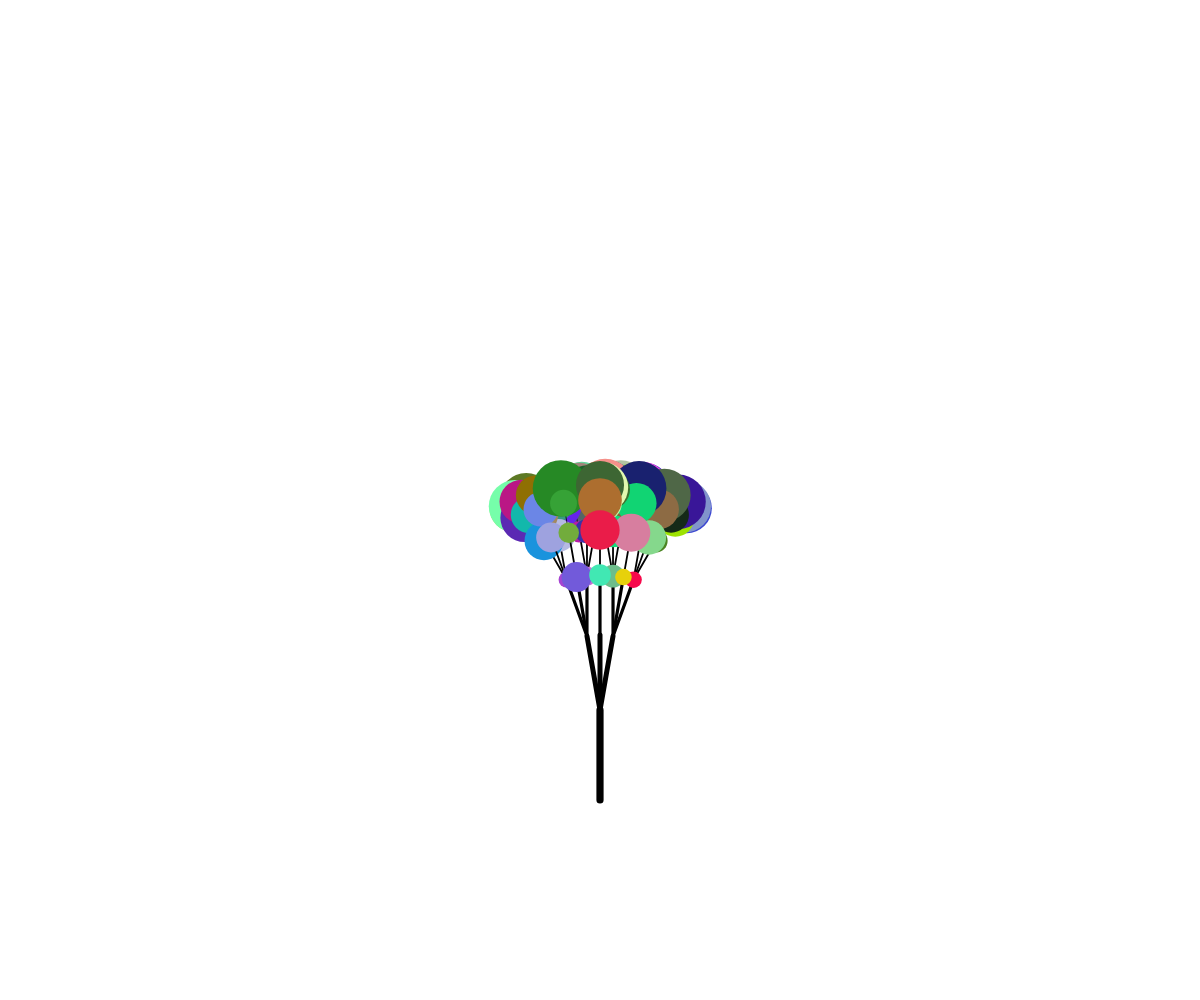
Frame 1 (no input)
Frame 60 (no input): identical to frame 1, image omitted
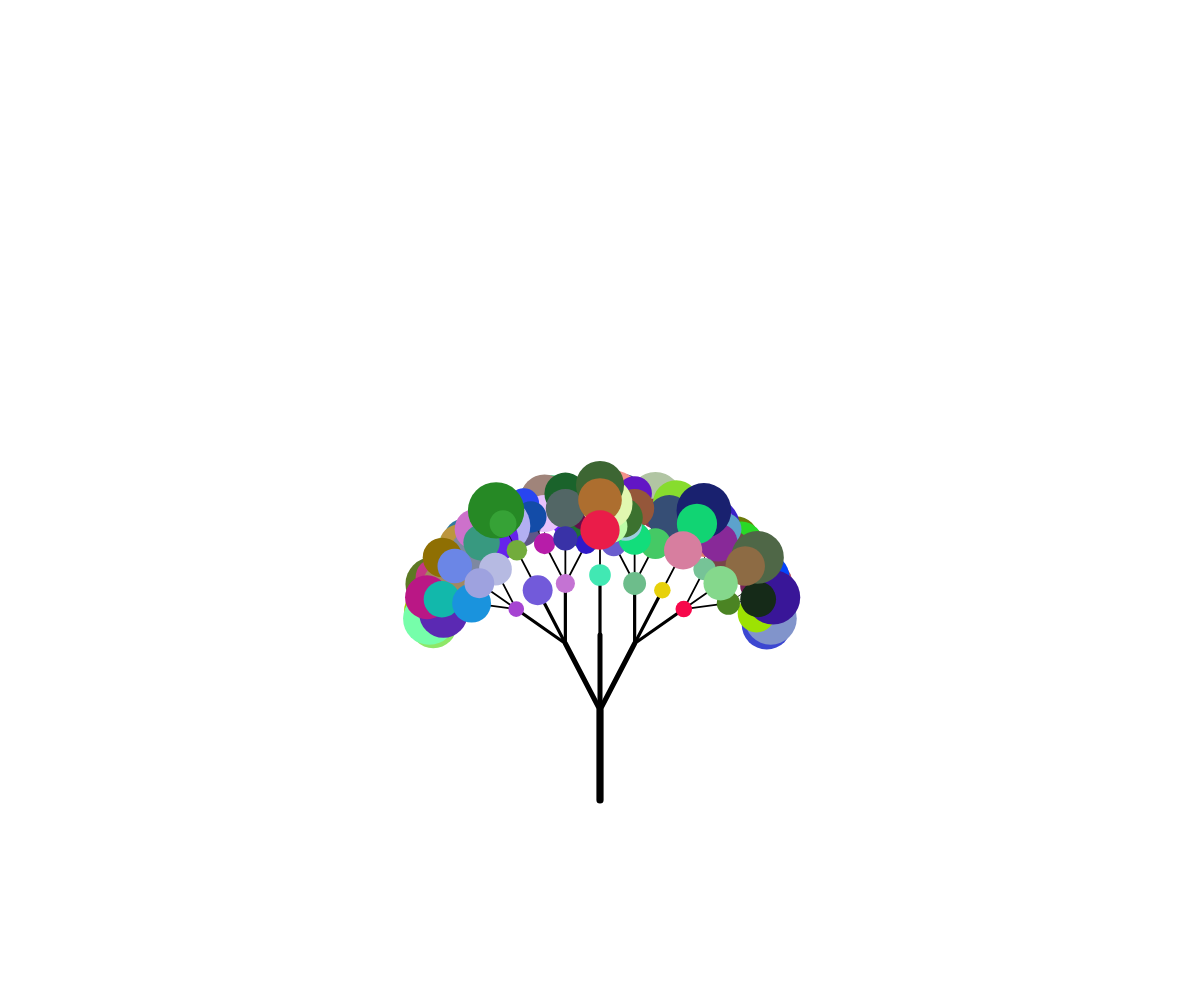
Frame 120 (the mouse pressed at the canvas centre since frame 60)

The p5.js sketch that drew these frames (run headless with seeded random() and noise() and a simulated clock; from frame 60 on, the mouse is pressed at the canvas centre):

// p5.js sketch
// ── sketch.js
// The Balloon Tree
// Steven Huang
// November 18, 2024
// CS30 P3
// A Tree of balloons generated using recursive functions

// Define the scale and leafDepth
let scale = 15;
let leafDepth = 5;
const MAXDEPTH = 6;

// Basic Setup
function setup() {
  createCanvas(windowWidth, windowHeight);
  background(255);
}

function draw() {
  background(255);
  frameRate(1000);
  randomSeed(0); // Fixed random colors and sizes
  // User choose branch width according to the mouseX
  let branchAngle = map(mouseX, 0, width, 10, 45);
  drawTree(width / 2, height * 0.8, 90, MAXDEPTH, branchAngle);
}

function drawLine(x1, y1, x2, y2, depth) {
  // Simulates a thicker branch the closer it is to the root
  strokeWeight(depth * depth / 5);
  // draw a line segment connecting (x1,y1) to (x2,y2)
  line(x1, y1, x2, y2);
}

function drawTree(x1, y1, angle, depth, branchAngle) {
  if (depth > 0) {
    let x2 = x1 + cos(radians(angle)) * depth * scale; //calculate endpoints of current branch
    let y2 = y1 - sin(radians(angle)) * depth * scale; //using trig ratios. Get shorter based on depth

    stroke(0);
    // Root
    drawLine(x1, y1, x2, y2, depth);
    // For Three Branches:
    drawTree(x2, y2, angle - branchAngle, depth - 1, branchAngle);
    drawTree(x2, y2, angle + branchAngle, depth - 1, branchAngle);
    drawTree(x2, y2, angle, depth - 1);

    if (depth < leafDepth) { // Draws leaf on branches that are further out than the defined depth
      drawLeaf(x2, y2, depth);
    }
  }
}

function drawLeaf(x, y, depth) {
  // Fill random Colour
  fill(color(random(0, 255), random(0, 255), random(0, 255)));
  noStroke();
  // Random Leaf size based on depth
  circle(x, y, random(5, 10) * (7 - depth));
}

function keyPressed() { // User choose leaf depth
  if (key === 'x') { // Increase leaf depth
    if (leafDepth <= MAXDEPTH) {
      leafDepth += 1;
    }
  }
  if (key === 'z') { //  Decrease leaf depth
    if (leafDepth > 1) {
      leafDepth -= 1;
    }
  }
}
